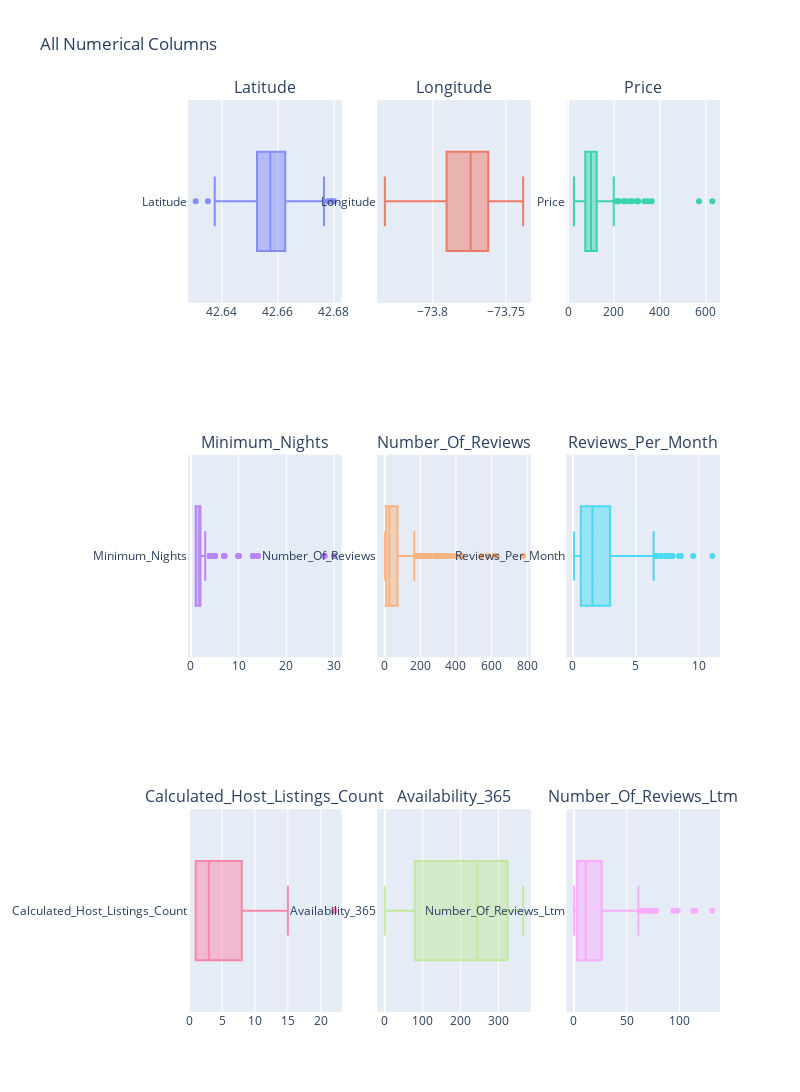

The notebook cell saved with this chart:
### Markdown cell above
### Visualize Outliers

### Code cell
from plotly.subplots import make_subplots

fig = make_subplots(rows=3, cols=3 , subplot_titles = [col.title() for col in selected_columns])

for i , column in enumerate(selected_columns):
    row = (i)//3 + 1
    col = (i)%3 + 1
    
    fig.add_trace(
    go.Box(x = df[column] ,
    # histnorm='percent',
    showlegend=False,
    name=column.title(),

    # marker_color='#330C73',
    opacity=0.75
),
    row=row, col=col
    
)




fig.update_layout(height=1200, width=800, title_text="all numerical columns".title())
fig.show()

### Figure 1 — Plotly figure (JSON) as saved in the notebook; plotly's stock layout.template omitted (floating-point values rounded to 4 significant figures; data arrays with more than 128 entries replaced by an {"elided": "..."} marker saying what was removed)
{"data": [{"name": "Latitude", "opacity": 0.75, "showlegend": false, "type": "box", "x": {"elided": "325 float values"}, "xaxis": "x", "yaxis": "y"}, {"name": "Longitude", "opacity": 0.75, "showlegend": false, "type": "box", "x": {"elided": "325 float values"}, "xaxis": "x2", "yaxis": "y2"}, {"name": "Price", "opacity": 0.75, "showlegend": false, "type": "box", "x": {"elided": "325 int values"}, "xaxis": "x3", "yaxis": "y3"}, {"name": "Minimum_Nights", "opacity": 0.75, "showlegend": false, "type": "box", "x": {"elided": "325 int values"}, "xaxis": "x4", "yaxis": "y4"}, {"name": "Number_Of_Reviews", "opacity": 0.75, "showlegend": false, "type": "box", "x": {"elided": "325 int values"}, "xaxis": "x5", "yaxis": "y5"}, {"name": "Reviews_Per_Month", "opacity": 0.75, "showlegend": false, "type": "box", "x": {"elided": "325 float values"}, "xaxis": "x6", "yaxis": "y6"}, {"name": "Calculated_Host_Listings_Count", "opacity": 0.75, "showlegend": false, "type": "box", "x": {"elided": "325 int values"}, "xaxis": "x7", "yaxis": "y7"}, {"name": "Availability_365", "opacity": 0.75, "showlegend": false, "type": "box", "x": {"elided": "325 int values"}, "xaxis": "x8", "yaxis": "y8"}, {"name": "Number_Of_Reviews_Ltm", "opacity": 0.75, "showlegend": false, "type": "box", "x": {"elided": "325 int values"}, "xaxis": "x9", "yaxis": "y9"}], "layout": {"annotations": [{"font": {"size": 16}, "showarrow": false, "text": "Latitude", "x": 0.1444, "xanchor": "center", "xref": "paper", "y": 1, "yanchor": "bottom", "yref": "paper"}, {"font": {"size": 16}, "showarrow": false, "text": "Longitude", "x": 0.5, "xanchor": "center", "xref": "paper", "y": 1, "yanchor": "bottom", "yref": "paper"}, {"font": {"size": 16}, "showarrow": false, "text": "Price", "x": 0.8556, "xanchor": "center", "xref": "paper", "y": 1, "yanchor": "bottom", "yref": "paper"}, {"font": {"size": 16}, "showarrow": false, "text": "Minimum_Nights", "x": 0.1444, "xanchor": "center", "xref": "paper", "y": 0.6111, "yanchor": "bottom", "yref": "paper"}, {"font": {"size": 16}, "showarrow": false, "text": "Number_Of_Reviews", "x": 0.5, "xanchor": "center", "xref": "paper", "y": 0.6111, "yanchor": "bottom", "yref": "paper"}, {"font": {"size": 16}, "showarrow": false, "text": "Reviews_Per_Month", "x": 0.8556, "xanchor": "center", "xref": "paper", "y": 0.6111, "yanchor": "bottom", "yref": "paper"}, {"font": {"size": 16}, "showarrow": false, "text": "Calculated_Host_Listings_Count", "x": 0.1444, "xanchor": "center", "xref": "paper", "y": 0.2222, "yanchor": "bottom", "yref": "paper"}, {"font": {"size": 16}, "showarrow": false, "text": "Availability_365", "x": 0.5, "xanchor": "center", "xref": "paper", "y": 0.2222, "yanchor": "bottom", "yref": "paper"}, {"font": {"size": 16}, "showarrow": false, "text": "Number_Of_Reviews_Ltm", "x": 0.8556, "xanchor": "center", "xref": "paper", "y": 0.2222, "yanchor": "bottom", "yref": "paper"}], "height": 1200, "title": {"text": "All Numerical Columns"}, "width": 800, "xaxis": {"anchor": "y", "domain": [0, 0.2889]}, "xaxis2": {"anchor": "y2", "domain": [0.3556, 0.6444]}, "xaxis3": {"anchor": "y3", "domain": [0.7111, 1]}, "xaxis4": {"anchor": "y4", "domain": [0, 0.2889]}, "xaxis5": {"anchor": "y5", "domain": [0.3556, 0.6444]}, "xaxis6": {"anchor": "y6", "domain": [0.7111, 1]}, "xaxis7": {"anchor": "y7", "domain": [0, 0.2889]}, "xaxis8": {"anchor": "y8", "domain": [0.3556, 0.6444]}, "xaxis9": {"anchor": "y9", "domain": [0.7111, 1]}, "yaxis": {"anchor": "x", "domain": [0.7778, 1]}, "yaxis2": {"anchor": "x2", "domain": [0.7778, 1]}, "yaxis3": {"anchor": "x3", "domain": [0.7778, 1]}, "yaxis4": {"anchor": "x4", "domain": [0.3889, 0.6111]}, "yaxis5": {"anchor": "x5", "domain": [0.3889, 0.6111]}, "yaxis6": {"anchor": "x6", "domain": [0.3889, 0.6111]}, "yaxis7": {"anchor": "x7", "domain": [0, 0.2222]}, "yaxis8": {"anchor": "x8", "domain": [0, 0.2222]}, "yaxis9": {"anchor": "x9", "domain": [0, 0.2222]}}}
